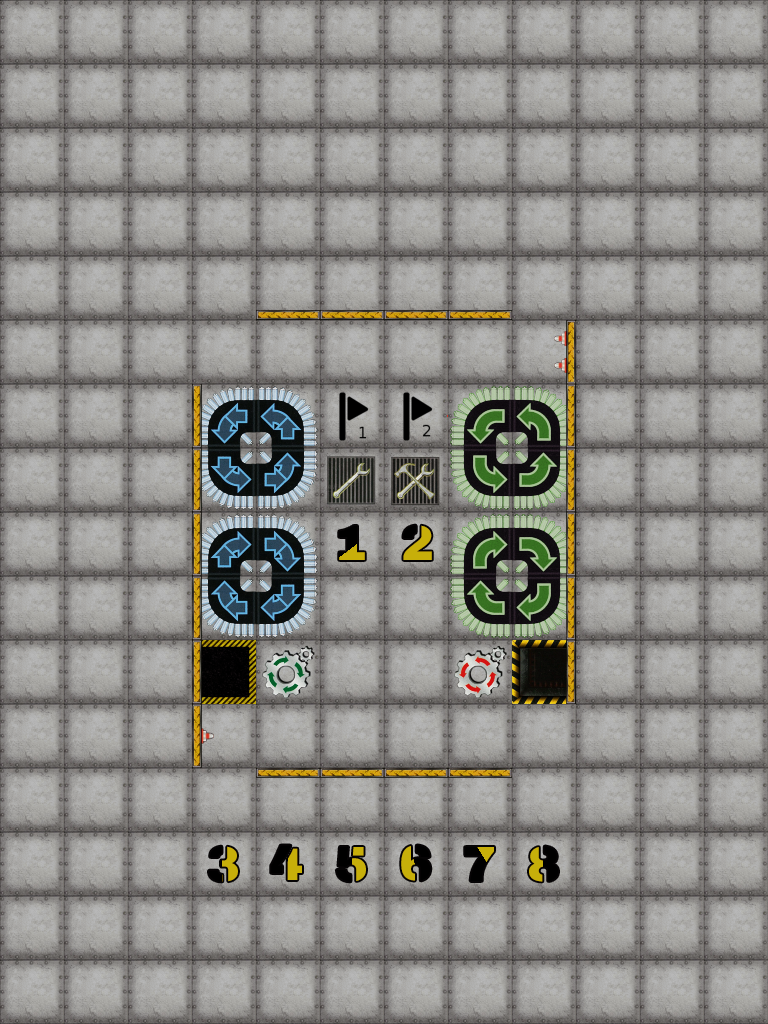

Below is a game level as drawn by its tile map, then a one-line description and the .tmx file that defines it, in full:
An orthogonal 12x16 tile map with 64x64 px tiles, 14 tile layers (Board, Start, Flag, Hole, ...).

<map version="1.5" tiledversion="1.6.0" orientation="orthogonal" renderorder="right-down" compressionlevel="0" width="12" height="16" tilewidth="64" tileheight="64" infinite="0" nextlayerid="17" nextobjectid="1">
 <tileset firstgid="1" source="tiles.tsx" />
 <layer id="1" name="Board" width="12" height="16">
  <data encoding="csv">
5,5,5,5,5,5,5,5,5,5,5,5,
5,5,5,5,5,5,5,5,5,5,5,5,
5,5,5,5,5,5,5,5,5,5,5,5,
5,5,5,5,5,5,5,5,5,5,5,5,
5,5,5,5,5,5,5,5,5,5,5,5,
5,5,5,5,5,5,5,5,5,5,5,5,
5,5,5,5,5,5,5,5,5,5,5,5,
5,5,5,5,5,5,5,5,5,5,5,5,
5,5,5,5,5,5,5,5,5,5,5,5,
5,5,5,5,5,5,5,5,5,5,5,5,
5,5,5,5,5,5,5,5,5,5,5,5,
5,5,5,5,5,5,5,5,5,5,5,5,
5,5,5,5,5,5,5,5,5,5,5,5,
5,5,5,5,5,5,5,5,5,5,5,5,
5,5,5,5,5,5,5,5,5,5,5,5,
5,5,5,5,5,5,5,5,5,5,5,5
</data>
 </layer>
 <layer id="3" name="Start" width="12" height="16">
  <data encoding="csv">
0,0,0,0,0,0,0,0,0,0,0,0,
0,0,0,0,0,0,0,0,0,0,0,0,
0,0,0,0,0,0,0,0,0,0,0,0,
0,0,0,0,0,0,0,0,0,0,0,0,
0,0,0,0,0,0,0,0,0,0,0,0,
0,0,0,0,0,0,0,0,0,0,0,0,
0,0,0,0,0,0,0,0,0,0,0,0,
0,0,0,0,0,0,0,0,0,0,0,0,
0,0,0,0,0,121,122,0,0,0,0,0,
0,0,0,0,0,0,0,0,0,0,0,0,
0,0,0,0,0,0,0,0,0,0,0,0,
0,0,0,0,0,0,0,0,0,0,0,0,
0,0,0,0,0,0,0,0,0,0,0,0,
0,0,0,123,124,129,130,131,132,0,0,0,
0,0,0,0,0,0,0,0,0,0,0,0,
0,0,0,0,0,0,0,0,0,0,0,0
</data>
 </layer>
 <layer id="5" name="Flag" width="12" height="16">
  <data encoding="csv">
0,0,0,0,0,0,0,0,0,0,0,0,
0,0,0,0,0,0,0,0,0,0,0,0,
0,0,0,0,0,0,0,0,0,0,0,0,
0,0,0,0,0,0,0,0,0,0,0,0,
0,0,0,0,0,0,0,0,0,0,0,0,
0,0,0,0,0,0,0,0,0,0,0,0,
0,0,0,0,0,55,63,0,0,0,0,0,
0,0,0,0,0,0,0,0,0,0,0,0,
0,0,0,0,0,0,0,0,0,0,0,0,
0,0,0,0,0,0,0,0,0,0,0,0,
0,0,0,0,0,0,0,0,0,0,0,0,
0,0,0,0,0,0,0,0,0,0,0,0,
0,0,0,0,0,0,0,0,0,0,0,0,
0,0,0,0,0,0,0,0,0,0,0,0,
0,0,0,0,0,0,0,0,0,0,0,0,
0,0,0,0,0,0,0,0,0,0,0,0
</data>
 </layer>
 <layer id="6" name="Hole" width="12" height="16">
  <data encoding="csv">
0,0,0,0,0,0,0,0,0,0,0,0,
0,0,0,0,0,0,0,0,0,0,0,0,
0,0,0,0,0,0,0,0,0,0,0,0,
0,0,0,0,0,0,0,0,0,0,0,0,
0,0,0,0,0,0,0,0,0,0,0,0,
0,0,0,0,0,0,0,0,0,0,0,0,
0,0,0,0,0,0,0,0,0,0,0,0,
0,0,0,0,0,0,0,0,0,0,0,0,
0,0,0,0,0,0,0,0,0,0,0,0,
0,0,0,0,0,0,0,0,0,0,0,0,
0,0,0,91,0,0,0,0,6,0,0,0,
0,0,0,0,0,0,0,0,0,0,0,0,
0,0,0,0,0,0,0,0,0,0,0,0,
0,0,0,0,0,0,0,0,0,0,0,0,
0,0,0,0,0,0,0,0,0,0,0,0,
0,0,0,0,0,0,0,0,0,0,0,0
</data>
 </layer>
 <layer id="10" name="Repair" width="12" height="16">
  <data encoding="csv">
0,0,0,0,0,0,0,0,0,0,0,0,
0,0,0,0,0,0,0,0,0,0,0,0,
0,0,0,0,0,0,0,0,0,0,0,0,
0,0,0,0,0,0,0,0,0,0,0,0,
0,0,0,0,0,0,0,0,0,0,0,0,
0,0,0,0,0,0,0,0,0,0,0,0,
0,0,0,0,0,0,0,0,0,0,0,0,
0,0,0,0,0,15,0,0,0,0,0,0,
0,0,0,0,0,0,0,0,0,0,0,0,
0,0,0,0,0,0,0,0,0,0,0,0,
0,0,0,0,0,0,0,0,0,0,0,0,
0,0,0,0,0,0,0,0,0,0,0,0,
0,0,0,0,0,0,0,0,0,0,0,0,
0,0,0,0,0,0,0,0,0,0,0,0,
0,0,0,0,0,0,0,0,0,0,0,0,
0,0,0,0,0,0,0,0,0,0,0,0
</data>
 </layer>
 <layer id="11" name="Upgrade" width="12" height="16">
  <data encoding="csv">
0,0,0,0,0,0,0,0,0,0,0,0,
0,0,0,0,0,0,0,0,0,0,0,0,
0,0,0,0,0,0,0,0,0,0,0,0,
0,0,0,0,0,0,0,0,0,0,0,0,
0,0,0,0,0,0,0,0,0,0,0,0,
0,0,0,0,0,0,0,0,0,0,0,0,
0,0,0,0,0,0,0,0,0,0,0,0,
0,0,0,0,0,0,7,0,0,0,0,0,
0,0,0,0,0,0,0,0,0,0,0,0,
0,0,0,0,0,0,0,0,0,0,0,0,
0,0,0,0,0,0,0,0,0,0,0,0,
0,0,0,0,0,0,0,0,0,0,0,0,
0,0,0,0,0,0,0,0,0,0,0,0,
0,0,0,0,0,0,0,0,0,0,0,0,
0,0,0,0,0,0,0,0,0,0,0,0,
0,0,0,0,0,0,0,0,0,0,0,0
</data>
 </layer>
 <layer id="12" name="Gear" width="12" height="16">
  <data encoding="csv">
0,0,0,0,0,0,0,0,0,0,0,0,
0,0,0,0,0,0,0,0,0,0,0,0,
0,0,0,0,0,0,0,0,0,0,0,0,
0,0,0,0,0,0,0,0,0,0,0,0,
0,0,0,0,0,0,0,0,0,0,0,0,
0,0,0,0,0,0,0,0,0,0,0,0,
0,0,0,0,0,0,0,0,0,0,0,0,
0,0,0,0,0,0,0,0,0,0,0,0,
0,0,0,0,0,0,0,0,0,0,0,0,
0,0,0,0,0,0,0,0,0,0,0,0,
0,0,0,0,53,0,0,54,0,0,0,0,
0,0,0,0,0,0,0,0,0,0,0,0,
0,0,0,0,0,0,0,0,0,0,0,0,
0,0,0,0,0,0,0,0,0,0,0,0,
0,0,0,0,0,0,0,0,0,0,0,0,
0,0,0,0,0,0,0,0,0,0,0,0
</data>
 </layer>
 <layer id="13" name="Conveyor" width="12" height="16">
  <data encoding="csv">
0,0,0,0,0,0,0,0,0,0,0,0,
0,0,0,0,0,0,0,0,0,0,0,0,
0,0,0,0,0,0,0,0,0,0,0,0,
0,0,0,0,0,0,0,0,0,0,0,0,
0,0,0,0,0,0,0,0,0,0,0,0,
0,0,0,0,0,0,0,0,0,0,0,0,
0,0,0,17,18,0,0,33,34,0,0,0,
0,0,0,25,26,0,0,41,42,0,0,0,
0,0,0,19,20,0,0,35,36,0,0,0,
0,0,0,27,28,0,0,43,44,0,0,0,
0,0,0,0,0,0,0,0,0,0,0,0,
0,0,0,0,0,0,0,0,0,0,0,0,
0,0,0,0,0,0,0,0,0,0,0,0,
0,0,0,0,0,0,0,0,0,0,0,0,
0,0,0,0,0,0,0,0,0,0,0,0,
0,0,0,0,0,0,0,0,0,0,0,0
</data>
 </layer>
 <layer id="16" name="LaserDouble" width="12" height="16">
  <data encoding="csv">
0,0,0,0,0,0,0,0,0,0,0,0,
0,0,0,0,0,0,0,0,0,0,0,0,
0,0,0,0,0,0,0,0,0,0,0,0,
0,0,0,0,0,0,0,0,0,0,0,0,
0,0,0,0,0,0,0,0,0,0,0,0,
0,0,0,0,0,0,0,0,0,0,0,0,
0,0,0,0,0,0,0,0,0,0,0,0,
0,0,0,0,0,0,0,0,0,0,0,0,
0,0,0,0,0,0,0,0,0,0,0,0,
0,0,0,0,0,0,0,0,0,0,0,0,
0,0,0,0,0,0,0,0,0,0,0,0,
0,0,0,0,0,0,0,0,0,0,0,0,
0,0,0,0,0,0,0,0,0,0,0,0,
0,0,0,0,0,0,0,0,0,0,0,0,
0,0,0,0,0,0,0,0,0,0,0,0,
0,0,0,0,0,0,0,0,0,0,0,0
</data>
 </layer>
 <layer id="7" name="Laser" width="12" height="16">
  <data encoding="csv">
0,0,0,0,0,0,0,0,0,0,0,0,
0,0,0,0,0,0,0,0,0,0,0,0,
0,0,0,0,0,0,0,0,0,0,0,0,
0,0,0,0,0,0,0,0,0,0,0,0,
0,0,0,0,0,0,0,0,0,0,0,0,
0,0,0,0,0,0,0,0,0,0,0,0,
0,0,0,0,0,0,0,0,0,0,0,0,
0,0,0,0,0,0,0,0,0,0,0,0,
0,0,0,0,0,0,0,0,0,0,0,0,
0,0,0,0,0,0,0,0,0,0,0,0,
0,0,0,0,0,0,0,0,0,0,0,0,
0,0,0,0,0,0,0,0,0,0,0,0,
0,0,0,0,0,0,0,0,0,0,0,0,
0,0,0,0,0,0,0,0,0,0,0,0,
0,0,0,0,0,0,0,0,0,0,0,0,
0,0,0,0,0,0,0,0,0,0,0,0
</data>
 </layer>
 <layer id="9" name="LaserWall" width="12" height="16">
  <data encoding="csv">
0,0,0,0,0,0,0,0,0,0,0,0,
0,0,0,0,0,0,0,0,0,0,0,0,
0,0,0,0,0,0,0,0,0,0,0,0,
0,0,0,0,0,0,0,0,0,0,0,0,
0,0,0,0,0,0,0,0,0,0,0,0,
0,0,0,0,0,0,0,0,95,0,0,0,
0,0,0,0,0,0,0,0,0,0,0,0,
0,0,0,0,0,0,0,0,0,0,0,0,
0,0,0,0,0,0,0,0,0,0,0,0,
0,0,0,0,0,0,0,0,0,0,0,0,
0,0,0,0,0,0,0,0,0,0,0,0,
0,0,0,38,0,0,0,0,0,0,0,0,
0,0,0,0,0,0,0,0,0,0,0,0,
0,0,0,0,0,0,0,0,0,0,0,0,
0,0,0,0,0,0,0,0,0,0,0,0,
0,0,0,0,0,0,0,0,0,0,0,0
</data>
 </layer>
 <layer id="15" name="Pusher" width="12" height="16">
  <data encoding="csv">
0,0,0,0,0,0,0,0,0,0,0,0,
0,0,0,0,0,0,0,0,0,0,0,0,
0,0,0,0,0,0,0,0,0,0,0,0,
0,0,0,0,0,0,0,0,0,0,0,0,
0,0,0,0,0,0,0,0,0,0,0,0,
0,0,0,0,0,0,0,0,0,0,0,0,
0,0,0,0,0,0,0,0,0,0,0,0,
0,0,0,0,0,0,0,0,0,0,0,0,
0,0,0,0,0,0,0,0,0,0,0,0,
0,0,0,0,0,0,0,0,0,0,0,0,
0,0,0,0,0,0,0,0,0,0,0,0,
0,0,0,0,0,0,0,0,0,0,0,0,
0,0,0,0,0,0,0,0,0,0,0,0,
0,0,0,0,0,0,0,0,0,0,0,0,
0,0,0,0,0,0,0,0,0,0,0,0,
0,0,0,0,0,0,0,0,0,0,0,0
</data>
 </layer>
 <layer id="8" name="Wall" width="12" height="16">
  <data encoding="csv">
0,0,0,0,0,0,0,0,0,0,0,0,
0,0,0,0,0,0,0,0,0,0,0,0,
0,0,0,0,0,0,0,0,0,0,0,0,
0,0,0,0,0,0,0,0,0,0,0,0,
0,0,0,0,29,29,29,29,0,0,0,0,
0,0,0,0,0,0,0,0,0,0,0,0,
0,0,0,30,0,0,0,0,23,0,0,0,
0,0,0,30,0,0,0,0,23,0,0,0,
0,0,0,30,0,0,0,0,23,0,0,0,
0,0,0,30,0,0,0,0,23,0,0,0,
0,0,0,30,0,0,0,0,23,0,0,0,
0,0,0,0,0,0,0,0,0,0,0,0,
0,0,0,0,31,31,31,31,0,0,0,0,
0,0,0,0,0,0,0,0,0,0,0,0,
0,0,0,0,0,0,0,0,0,0,0,0,
0,0,0,0,0,0,0,0,0,0,0,0
</data>
 </layer>
 <layer id="2" name="Player" width="12" height="16">
  <data encoding="csv">
0,0,0,0,0,0,0,0,0,0,0,0,
0,0,0,0,0,0,0,0,0,0,0,0,
0,0,0,0,0,0,0,0,0,0,0,0,
0,0,0,0,0,0,0,0,0,0,0,0,
0,0,0,0,0,0,0,0,0,0,0,0,
0,0,0,0,0,0,0,0,0,0,0,0,
0,0,0,0,0,0,0,0,0,0,0,0,
0,0,0,0,0,0,0,0,0,0,0,0,
0,0,0,0,0,0,0,0,0,0,0,0,
0,0,0,0,0,0,0,0,0,0,0,0,
0,0,0,0,0,0,0,0,0,0,0,0,
0,0,0,0,0,0,0,0,0,0,0,0,
0,0,0,0,0,0,0,0,0,0,0,0,
0,0,0,0,0,0,0,0,0,0,0,0,
0,0,0,0,0,0,0,0,0,0,0,0,
0,0,0,0,0,0,0,0,0,0,0,0
</data>
 </layer>
</map>
